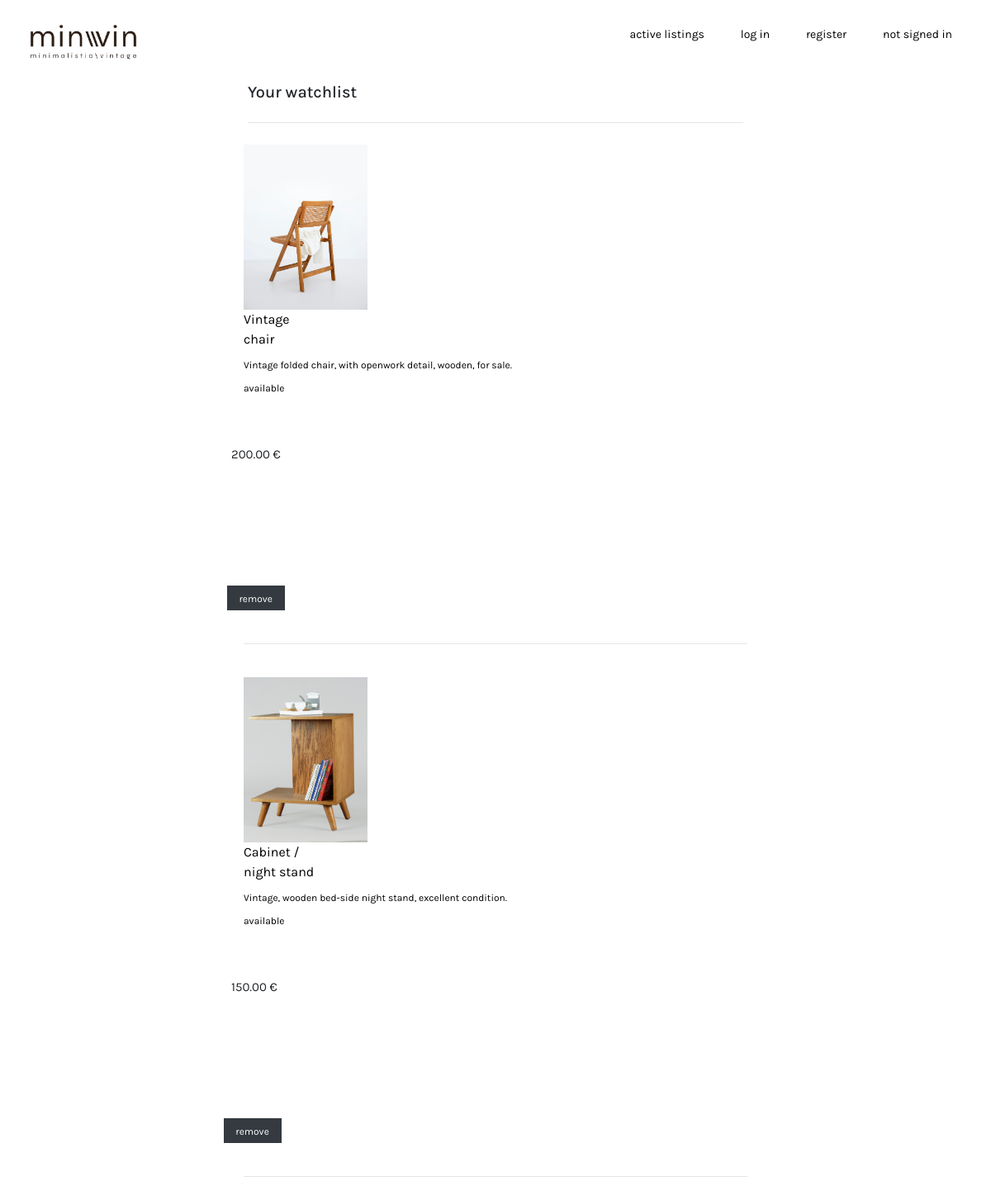
Screenshot of /watchlist/3 with the database file from the repository.
### auctions/models.py (models this page shows, shortened)
class Listing(models.Model):
    categories=[
        ("CH","chairs"),
        ("CA","cabinets"),
        ("SO","sofas"),
        ("TA","tables"),
        ("DE","decor"),
        ("OT","others")
    ]
    id          = models.AutoField(primary_key=True)
    title       = models.CharField(max_length=64)
    description = models.CharField(max_length=280)
    price       = models.DecimalField(max_digits=7, decimal_places=2)
    category    = models.CharField(max_length=10, choices=categories, default="others")
    status      = models.BooleanField(default="True")
    photo       = models.ImageField(
        upload_to='images_uploaded',
        height_field=None,
        width_field=None,
        default='auctions/static/images/01.jpg'
        )
    owner       = models.ForeignKey(User, on_delete=models.CASCADE, related_name='owner', null=True)
    date        = models.DateField(default=(2023-10-20))
    bidder      = models.CharField(max_length=64, default="no one has made a bit yet.")

### auctions/views.py (the view)
# urls.py: path("watchlist/<int:user_id>", views.view_watch, name="view_watchlist"),
def view_watch(request, user_id):
    try:
        current_user= User.objects.get(id=user_id)
        if request.method == "GET":
            listings = current_user.watchlist.all()
            watchlist=[]
            for listing in listings:
                watchlist.append(listing)
            return render(request, "auctions/watchlist.html",{
                "watchlist": watchlist
                })
    except User.DoesNotExist:
        return render(request, "auctions/watchlist.html", {
                        "message": "You must be logged in to see your watchlist."
        })

### auctions/templates/auctions/watchlist.html (shortened to what this page needs)
{% extends "auctions/layout.html" %}
{% block body %}
<div class="d-flex justify-content-left">
    <div class="d-flex flex-column align-items-left">
        <h5>Your watchlist</h5>
        <hr style="width:100%;">
                {% for listing in watchlist %}
                <div class="row" style="margin-bottom:20px; padding: 10px;">
                    <div style="margin-right:20px;">
                        <img src="{{ listing.photo.url }}" alt="Listing photo" width="150px" height="200px">
                    </div>
                    <div class="d-flex flex-column align-content-left">
                        <div class="title" style="margin-bottom: 10px;">
                            <a href="{% url 'listing' listing_id=listing.id %}" style="width:500px; color: black; font-size: 16px; font-weight:semi-bold;">
                                {{ listing.title|safe }}
                            </a>
                        </div>
                        <div class="description_small" style="width:600px; font-size: 12px; margin-bottom:10px;">
                            {{ listing.description|safe }}
                        </div>
                        <div class="title" style="margin-bottom:60px;">
                            {% if listing.status %}
                            available
                            {% else %}
                            sold
                            {% endif %}
                        </div>
                    </div>
                    <div class="row">
                        <div style="align-items: right; font-size:15px; font-weight:semi-bold;">
                            {{ listing.price|safe }} €
                        </div>
                        <div>
                            <form action="{% url 'watchlist_remove' user_id=user.id listing_id=listing.id %}" method="POST" enctype='multipart/form-data'>
                                <input class="btn btn-dark" style="width:70px; height:30px; font-size:12px; margin-top:170px; margin-left: -65px;" type="submit" value="remove">
                        </div>
                    </div>
                    <hr style="width:110%; margin-top:40px; margin-bottom:0px;" align="right">
                </div>
                {% endfor %}
    </div>
</div>
{% endblock %}

### auctions/static/auctions/styles.css (style rules this page uses)
body { font-family: "Karla", "Arial", sans-serif; background-color: white; align-items: center; justify-content: center; padding-top: 100px; padding-bottom: 50px; padding-right: 300px; padding-left: 300px; }
.btn-dark { border-radius: 0rem; }
.title { color: black; width: 90px; font-size: 12px; }
.description_small { color: black; font-size: 12px; }
hr { margin-left: 0; margin-right: 0; }

### rows the page displays
Listing: photo (picture), title "Vintage chair", description "Vintage folded chair, with openwork detail, wooden, for sale.", status "available", price "200.00"
Listing: photo (picture), title "Cabinet / night stand", description "Vintage, wooden bed-side night stand, excellent condition.", status "available", price "150.00"
